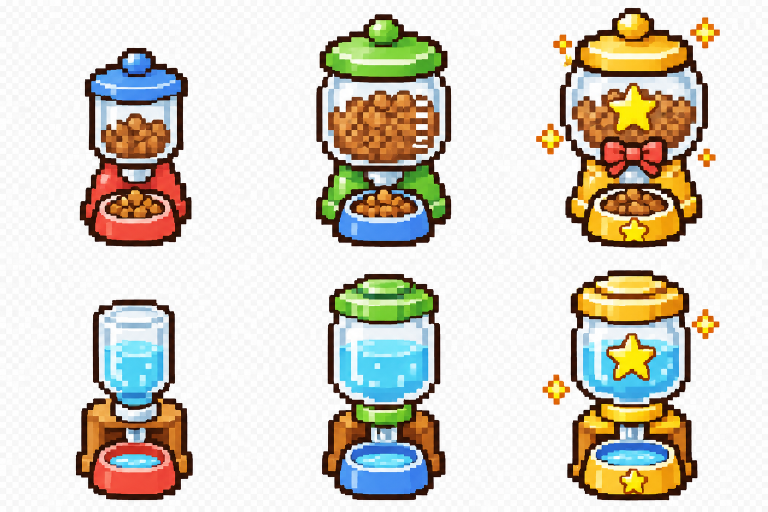
#> input picture art/src/decor/feeders.png, 1536 x 1024 px, found by its file name (shown at 1/2 size); its folder holds only this picture in this run
$ python import_lounge.py
#> lines starting #> are read from the running program, lines starting #| are printed output that depends on the picture; after the words box and inside, x2 and y2 are one past the last pixel; in counts of white or black regions, pixels touching at a corner belong together
### tools/import_art.py
#!/usr/bin/env python3
"""把 AI 畫的大圖（純綠底 #00FF00）轉成遊戲用的 48×48 像素圖。

用法：python3 tools/import_art.py flame
輸入：art/src/<屬性>/<屬性>_<階段>_<open|closed>.png
輸出：sprites/<屬性>_<1-4>_<open|closed>.png（48×48，透明背景，腳底對齊 y=46）
      art/preview-<屬性>.png（放大預覽）

做法：
1. 去綠底（含邊緣綠色溢色）。
2. 睜眼與閉眼兩張用同一個裁切框和縮放比例，動畫才不會跳動。
3. 每個目標像素取來源區塊的「眾數顏色」；深色描邊只要佔到一定比例就保留，避免縮小後線條消失。
4. 調色盤量化到約 20 色，最後補一圈 1px 深色外框。
"""
import sys, os
import numpy as np
from PIL import Image

ROOT = os.path.dirname(os.path.dirname(os.path.abspath(__file__)))
CELL = 48
MODE = os.environ.get('MODE', 'center')
OPEN = {'elec': 9}          # 各屬性去除細線的強度（像素）
KEEP_FRAC = 0.04           # 比最大塊小很多的碎點（閃光、水花）不算進角色
DARK = 0.42                # 區塊裡深色超過這個比例才畫成線條
GROUND = 46               # 腳底所在的列
FIT = {0: (30, 28), 1: (35, 33), 2: (39, 39), 3: (44, 43), 4: (46, 45)}   # 各階段最大 寬、高
STAGES = {0: 'baby', 1: 'juvenile', 2: 'teen', 3: 'adult', 4: 'ascended'}


# [21 lines left out: function mask_of, not called in this run]


def load(path):
    a = np.asarray(Image.open(path).convert('RGB'))
    return a, mask_of(a)


def bbox(m):
    ys, xs = np.where(m)
    return xs.min(), ys.min(), xs.max() + 1, ys.max() + 1


def lum(c):
    return 0.3 * c[0] + 0.59 * c[1] + 0.11 * c[2]


def downsample(a, m, box, tw, th, ox, oy):
    x0, y0, x1, y1 = box
    out = np.zeros((CELL, CELL, 4), np.uint8)
    sw, sh = (x1 - x0) / tw, (y1 - y0) / th
    for j in range(th):
        for i in range(tw):
            sx0, sx1 = int(x0 + i * sw), int(x0 + (i + 1) * sw)
            sy0, sy1 = int(y0 + j * sh), int(y0 + (j + 1) * sh)
            bm = m[sy0:sy1, sx0:sx1]
            if bm.mean() < 0.45:
                continue
            px = a[sy0:sy1, sx0:sx1][bm]
            q = (px // 24).astype(np.int32)
            keys = q[:, 0] * 10000 + q[:, 1] * 100 + q[:, 2]
            dark = (0.3 * px[:, 0] + 0.59 * px[:, 1] + 0.11 * px[:, 2]) < 60
            if dark.mean() > DARK:            # 描邊／眼睛線條優先
                sel = px[dark]
            elif MODE == 'center':           # 取區塊中心附近的顏色：細節（眼睛高光）比較留得住
                cy_, cx_ = (sy1 - sy0) // 2, (sx1 - sx0) // 2
                r = max(1, int(min(sw, sh) * .18))
                blk = a[sy0:sy1, sx0:sx1][max(0, cy_ - r):cy_ + r + 1, max(0, cx_ - r):cx_ + r + 1].reshape(-1, 3)
                bmk = bm[max(0, cy_ - r):cy_ + r + 1, max(0, cx_ - r):cx_ + r + 1].reshape(-1)
                sel = blk[bmk] if bmk.any() else px
            else:
                vals, cnt = np.unique(keys, return_counts=True)
                sel = px[keys == vals[cnt.argmax()]]
            c = np.median(sel, axis=0).astype(np.uint8)
            out[oy + j, ox + i] = (*c, 255)
    return out


def quantize(imgs, n=22):
    """兩張圖共用同一組調色盤，眨眼時顏色不會閃。"""
    stack = np.concatenate([im.reshape(-1, 4) for im in imgs])
    solid = stack[stack[:, 3] > 0][:, :3]
    pal_img = Image.fromarray(solid.reshape(1, -1, 3)).quantize(n, method=Image.Quantize.MEDIANCUT)
    pal = np.array(pal_img.getpalette()[:n * 3]).reshape(-1, 3)
    res = []
    for im in imgs:
        o = im.copy()
        sel = o[..., 3] > 0
        c = o[sel][:, :3].astype(int)
        d = ((c[:, None, :] - pal[None]) ** 2).sum(-1)
        o[sel, :3] = pal[d.argmin(1)]
        res.append(o)
    return res, pal


# [54 lines left out: functions add_outline, process, not called in this run]


EGG_FIT = (36, 38)


# [24 lines left out: function process_eggs, not called in this run]


# [3 lines that do not run on import are left out]

### tools/import_lounge.py
"""V1.86.7 休息室家具：GPT 畫的兩張格子圖 → sprites/decor/*.png
用法：python3 tools/import_lounge.py   （讀 art/src/decor/feeders.png、furni.png）"""
import sys
import numpy as np
from PIL import Image
from scipy import ndimage
sys.path.insert(0, 'tools')
import import_art
from import_art import downsample, quantize
import_art.DARK = .5
import_art.CELL = 64
# (欄, 列, [(名字, 'h'或'w', 目標像素)])
SHEETS = {
  'feeders': (3, 2, [('feeder1', 'h', 28), ('feeder2', 'h', 30), ('feeder3', 'h', 31), ('water1', 'h', 28), ('water2', 'h', 30), ('water3', 'h', 31)]),
  'furni': (3, 1, [('cushion_soft', 'w', 36), ('tower_cat', 'h', 54), ('window_low', 'w', 34)]),
}
def fg_mask(path):
#> called with path = 'art/src/decor/feeders.png'
    im = Image.open(path).convert('RGBA'); A = np.asarray(im); a = A[..., :3]
#> in fg_mask, a is the input picture: shape (1024, 1536, 3); mean R, G, B 214, 209.2, 197.8
    if (A[..., 3] < 50).mean() > .2: return a, A[..., 3] > 140
    ai = a.astype(int); bg = (ai.min(-1) > 215) & (ai.max(-1) - ai.min(-1) < 22)   # 白底／假透明格子
#> after `bg = (ai.min(-1) > 215) & (ai.max(-1) - ai.min(-1) < 22)`:
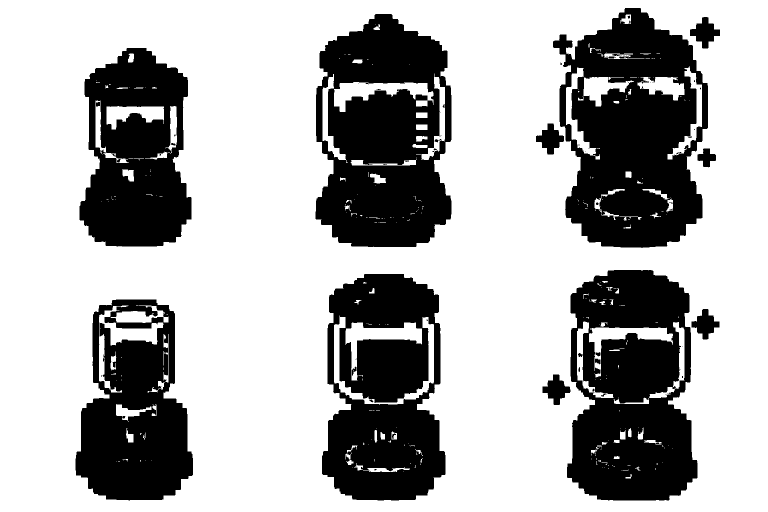
#> bg: shape (1024, 1536) bool (shown at 1/2 size); 68.2% white; 83 black regions (56 under 20 px), largest, box (x1, y1, x2, y2) and area: (1106, 16, 1416, 496) 98582, (631, 28, 903, 494) 93526, (1134, 540, 1395, 1001) 90939
    lab, n = ndimage.label(bg); border = set(np.unique(np.concatenate([lab[0], lab[-1], lab[:, 0], lab[:, -1]]))) - {0}
#> after `lab, n = ndimage.label(bg)`:
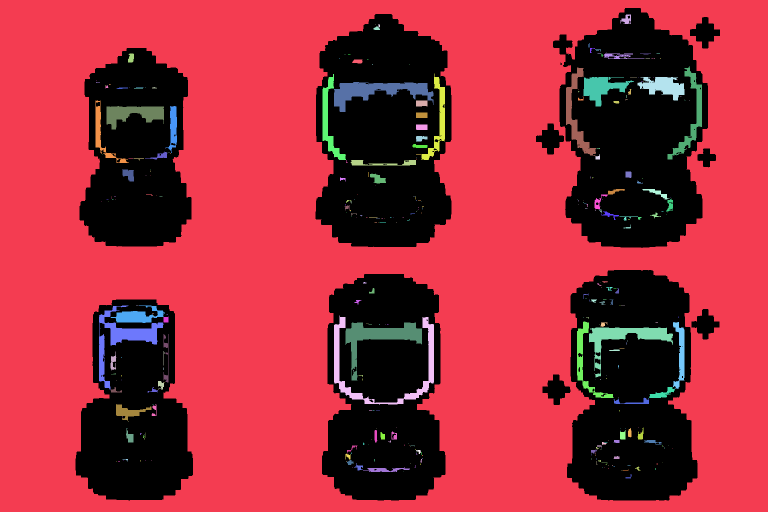
#> lab: shape (1024, 1536) int32 (shown at 1/2 size); 370 distinct labels, from 0 to 369; one colour per label, 0 black
#> after `lab, n = ndimage.label(bg)`: n = 369
#> after `border = set(np.unique(np.concatenate([lab[0], lab[-1], lab[:, 0], lab`: border = 1 item
    return a, ~np.isin(lab, list(border))
for sheet, (C, R, ITEMS) in SHEETS.items():
    a, m = fg_mask(f'art/src/decor/{sheet}.png'); H, W = m.shape
#> after `a, m = fg_mask(f'art/src/decor/{sheet}.png')`: m: shape (1024, 1536) bool; 35.8% white; 12 white regions (1 under 20 px), largest, box (x1, y1, x2, y2) and area: (1106, 16, 1416, 496) 112072, (631, 28, 903, 494) 105800, (1134, 540, 1395, 1001) 101297
#> after `H, W = m.shape`: H = 1024; W = 1536
    for i, (nm, ax, size) in enumerate(ITEMS):
        r, c = divmod(i, C); y0, y1 = r * H // R, (r + 1) * H // R; x0, x1 = c * W // C, (c + 1) * W // C
        sub = m[y0:y1, x0:x1].copy(); lab, n = ndimage.label(sub); sz = ndimage.sum(sub, lab, range(1, n + 1))
        sub = np.isin(lab, [k + 1 for k, v in enumerate(sz) if v > sz.max() * .01])
        ys = np.where(sub.any(1))[0]; xs = np.where(sub.any(0))[0]
        bx0, by0, bx1, by1 = x0 + xs.min(), y0 + ys.min(), x0 + xs.max() + 1, y0 + ys.max() + 1
        mm = np.zeros_like(m); mm[y0:y1, x0:x1] = sub
        k = size / ((by1 - by0) if ax == 'h' else (bx1 - bx0)); tw, th = max(1, round((bx1 - bx0) * k)), max(1, round((by1 - by0) * k))
        im = downsample(a, mm, (bx0, by0, bx1, by1), tw, th, 0, 0)[:th, :tw]
        (im,), _ = quantize([im], 24)
        Image.fromarray(im).save(f'sprites/decor/{nm}.png'); print(nm, im.shape[1], im.shape[0])
#> this loop made 6 passes
#> (n, sz, bx0, by0, bx1, by1, k, tw) on passes 1 to 6: (1, [70165], 159, 96, 383, 493, 0.0705, 16), (1, [105800], 631, 28, 903, 494, 0.0644, 18), (5, [112072, 1956, 11, 1857, 825], 1072, 16, 1440, 496, 0.0646, 24), (1, [71778], 151, 599, 386, 1001, 0.0697, 16), (1, [93243], 644, 548, 891, 1001, 0.0662, 16), (3, [101297, 1775, 1801], 1085, 540, 1439, 1001, 0.0672, 24)
#| feeder1 16 28
#| feeder2 18 30
#| feeder3 24 31
#| water1 16 28
#| water2 16 30
#| water3 24 31
#> pass 1, `sub = m[y0:y1, x0:x1].copy()`:
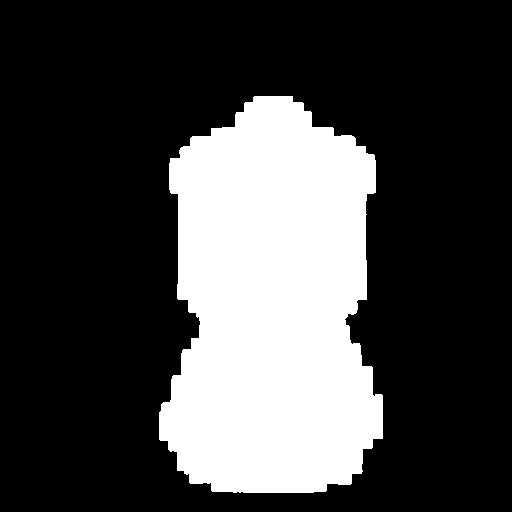
#> sub: shape (512, 512) bool; 26.8% white; 1 white region, box (x1, y1, x2, y2) and area: (159, 96, 383, 493) 70165
#> after the loop:
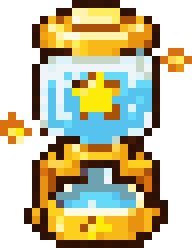
#> im: shape (31, 24, 4) (shown 8 times larger); mean R, G, B, A 103.7, 96.7, 62.6, 163.5; transparent parts drawn white
#> after the loop:
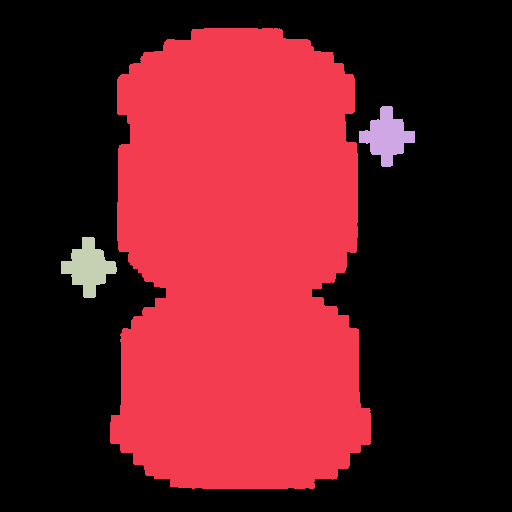
#> lab: shape (512, 512) int32; 4 distinct labels, from 0 to 3; one colour per label, 0 black
#> after the loop:
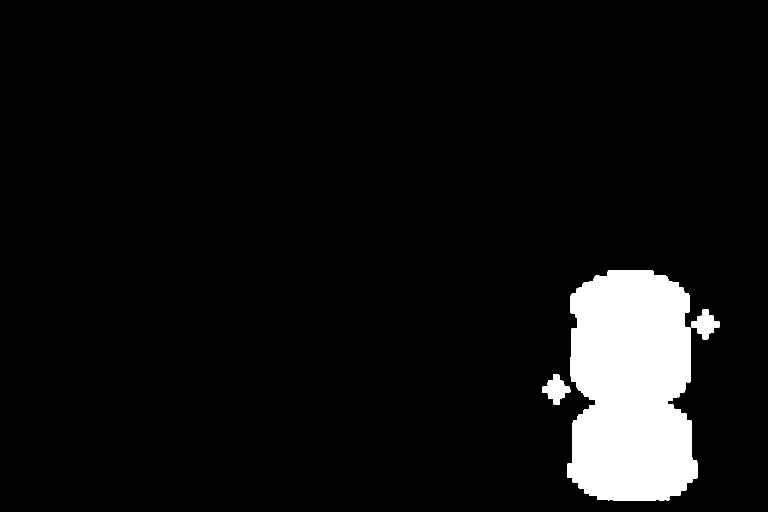
#> mm: shape (1024, 1536) bool (shown at 1/2 size); 6.7% white; 3 white regions, box (x1, y1, x2, y2) and area: (1134, 540, 1395, 1001) 101297, (1085, 749, 1141, 810) 1801, (1383, 618, 1439, 679) 1775
#> after the loop:
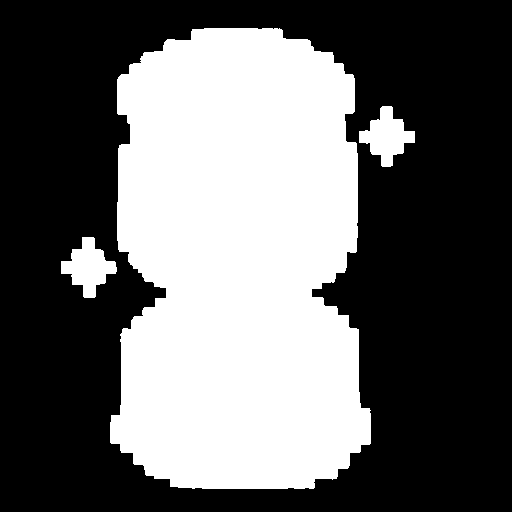
#> sub: shape (512, 512) bool; 40% white; 3 white regions, box (x1, y1, x2, y2) and area: (110, 28, 371, 489) 101297, (61, 237, 117, 298) 1801, (359, 106, 415, 167) 1775
#> (the run stopped early here; a loop or call above may not have finished)
